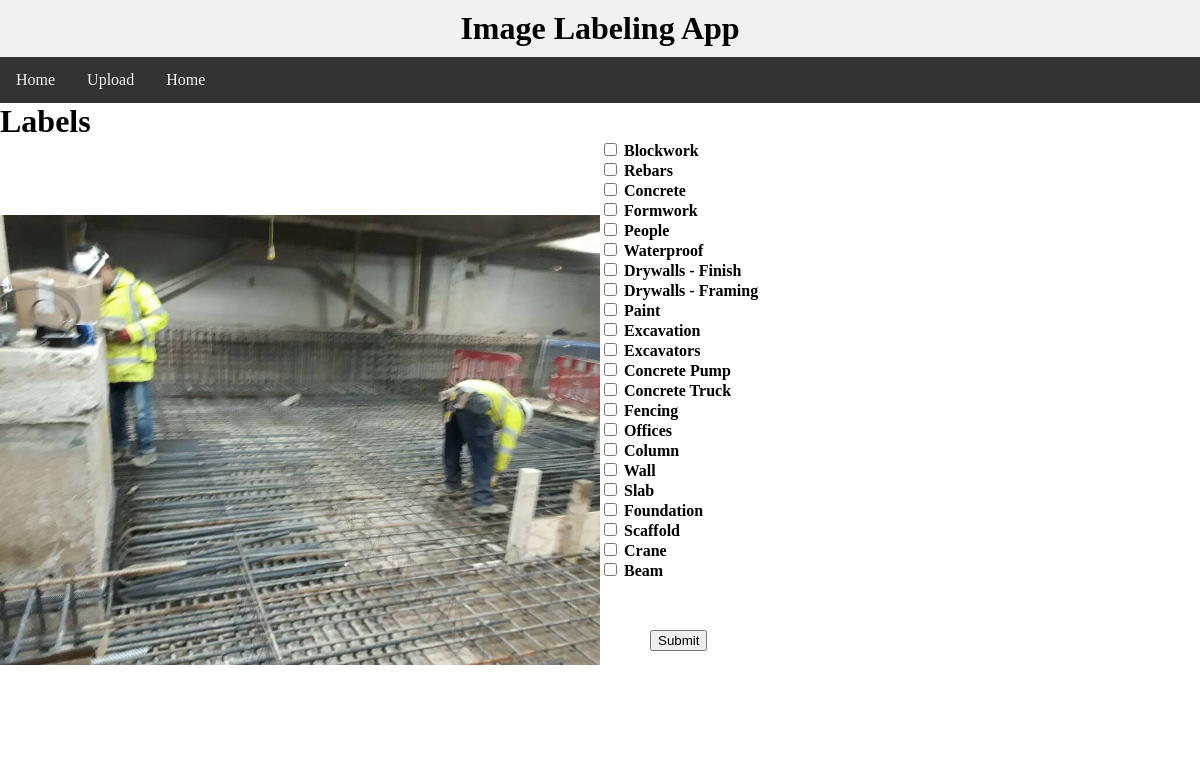
The page / on the database its author committed.
### models.py (models this page shows)
class Img(db.Model):
    id = db.Column(db.Integer, primary_key=True)
    name = db.Column(db.Text, nullable=False)
    mimetype = db.Column(db.Text, nullable=False)
    labelled = db.Column(db.Boolean, nullable=True)

class Labels(db.Model):
    id = db.Column(db.Integer, primary_key=True)
    name = db.Column(db.Text, nullable=False, unique=True)

### app.py (the view)
@app.route('/')
def hello_world():
    img = Img.query.filter_by(labelled=False).first()
    if img:
        imsrc= 'images/' + img.name
        labels = Labels.query.all()
        return render_template('labels.html', labels=labels, img=img, imsrc=imsrc)
    return "No Images Found"

### templates/labels.html (shortened to what this page needs)
{% include 'navbar.html' %}
<H1>Labels</H1>
<div class="container">
<form action = "{{ url_for('update') }}" method = "POST">
	<div class="child">
	 <img src="{{ url_for('send_image', filename=img.name)}}" width="600" height="600" style="object-fit: contain;"/>
	</div>
	<div class="child">
	{%for label in labels %}
		<div class="form-check text-warning" style="color: #000; font-weight: bold;">
			<input class="form-check-input" type="checkbox" value="{{ label.id }}" name="labels" id="{{ label.id }}">
			<label class="form-check-label" for="defaultCheck1">{{ label.name }}</label>
		</div>
	{% endfor %}
		<div style="margin:50px">
			<input type = "submit" />
		</div>
	</div>
</form>
</div>

### templates/navbar.html (style rules this page uses)
* { box-sizing: border-box; }
body { margin: 0; }
h1 { margin:0 }

### templates/labels.html (style rules this page uses)
.child { float: left; background-color: '#ddd'; width: 50%; height: 100%; display: inline-block; }
form { display: flex; }

### rows shown on the page
Img: name (picture)
Labels: name "Blockwork"
Labels: name "Rebars"
Labels: name "Concrete"
Labels: name "Formwork"
Labels: name "People"
Labels: name "Waterproof"
Labels: name "Drywalls - Finish"
Labels: name "Drywalls - Framing"
Labels: name "Paint"
Labels: name "Excavation"
Labels: name "Excavators"
Labels: name "Concrete Pump"
Labels: name "Concrete Truck"
Labels: name "Fencing"
Labels: name "Offices"
Labels: name "Column"
Labels: name "Wall"
Labels: name "Slab"
Labels: name "Foundation"
Labels: name "Scaffold"
Labels: name "Crane"
Labels: name "Beam"
